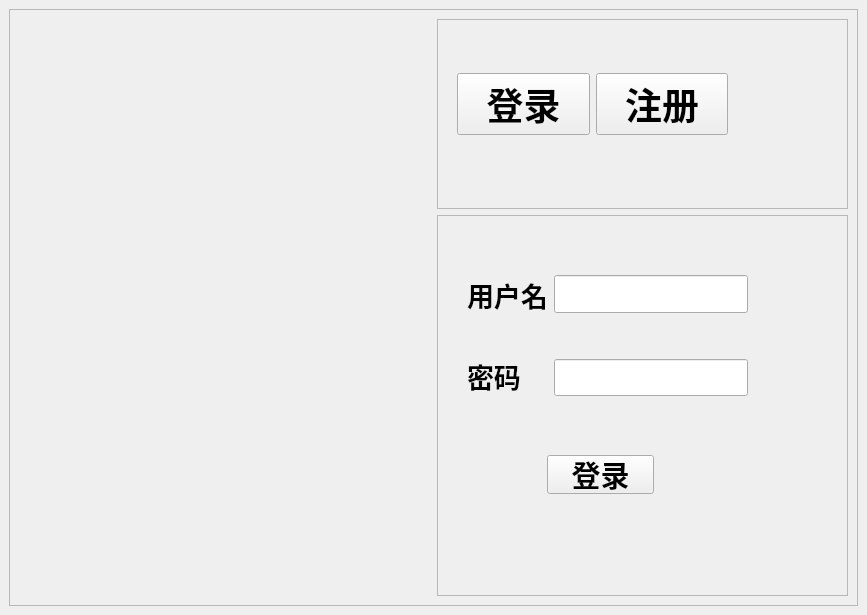
<?xml version="1.0" encoding="UTF-8"?>
<ui version="4.0">
 <class>MainWindow</class>
 <widget class="QMainWindow" name="MainWindow">
  <property name="geometry">
   <rect>
    <x>0</x>
    <y>0</y>
    <width>867</width>
    <height>615</height>
   </rect>
  </property>
  <property name="windowTitle">
   <string>MainWindow</string>
  </property>
  <widget class="QWidget" name="widget">
   <layout class="QHBoxLayout" name="horizontalLayout_7">
    <item>
     <widget class="QFrame" name="frame">
      <property name="frameShape">
       <enum>QFrame::Shape::StyledPanel</enum>
      </property>
      <property name="frameShadow">
       <enum>QFrame::Shadow::Raised</enum>
      </property>
      <layout class="QHBoxLayout" name="horizontalLayout_6">
       <item>
        <widget class="QWidget" name="widget_2" native="true">
         <property name="styleSheet">
          <string notr="true">border-image: url(:/image/resource/img.png);</string>
         </property>
        </widget>
       </item>
       <item>
        <layout class="QVBoxLayout" name="verticalLayout">
         <item>
          <widget class="QFrame" name="frame_3">
           <property name="sizePolicy">
            <sizepolicy hsizetype="Preferred" vsizetype="Preferred">
             <horstretch>0</horstretch>
             <verstretch>1</verstretch>
            </sizepolicy>
           </property>
           <property name="frameShape">
            <enum>QFrame::Shape::StyledPanel</enum>
           </property>
           <property name="frameShadow">
            <enum>QFrame::Shadow::Raised</enum>
           </property>
           <widget class="QWidget" name="layoutWidget1">
            <property name="geometry">
             <rect>
              <x>20</x>
              <y>30</y>
              <width>271</width>
              <height>111</height>
             </rect>
            </property>
            <layout class="QHBoxLayout" name="horizontalLayout">
             <item>
              <widget class="QPushButton" name="login_0">
               <property name="sizePolicy">
                <sizepolicy hsizetype="Minimum" vsizetype="Fixed">
                 <horstretch>0</horstretch>
                 <verstretch>0</verstretch>
                </sizepolicy>
               </property>
               <property name="font">
                <font>
                 <family>等线</family>
                 <pointsize>28</pointsize>
                 <bold>true</bold>
                </font>
               </property>
               <property name="text">
                <string>登录</string>
               </property>
              </widget>
             </item>
             <item>
              <widget class="QPushButton" name="register_0">
               <property name="font">
                <font>
                 <family>等线</family>
                 <pointsize>28</pointsize>
                 <bold>true</bold>
                </font>
               </property>
               <property name="text">
                <string>注册</string>
               </property>
              </widget>
             </item>
            </layout>
           </widget>
          </widget>
         </item>
         <item>
          <widget class="QFrame" name="frame_4">
           <property name="sizePolicy">
            <sizepolicy hsizetype="Preferred" vsizetype="Minimum">
             <horstretch>0</horstretch>
             <verstretch>2</verstretch>
            </sizepolicy>
           </property>
           <property name="frameShape">
            <enum>QFrame::Shape::StyledPanel</enum>
           </property>
           <property name="frameShadow">
            <enum>QFrame::Shadow::Raised</enum>
           </property>
           <widget class="QWidget" name="horizontalLayoutWidget">
            <property name="geometry">
             <rect>
              <x>10</x>
              <y>20</y>
              <width>301</width>
              <height>301</height>
             </rect>
            </property>
            <layout class="QHBoxLayout" name="horizontalLayout_2">
             <item>
              <widget class="QStackedWidget" name="stackedWidget">
               <property name="currentIndex">
                <number>0</number>
               </property>
               <widget class="QWidget" name="page">
                <widget class="QPushButton" name="login_1">
                 <property name="geometry">
                  <rect>
                   <x>100</x>
                   <y>220</y>
                   <width>107</width>
                   <height>39</height>
                  </rect>
                 </property>
                 <property name="font">
                  <font>
                   <family>等线</family>
                   <pointsize>22</pointsize>
                   <bold>true</bold>
                  </font>
                 </property>
                 <property name="text">
                  <string>登录</string>
                 </property>
                </widget>
                <widget class="QWidget" name="layoutWidget2">
                 <property name="geometry">
                  <rect>
                   <x>20</x>
                   <y>40</y>
                   <width>281</width>
                   <height>121</height>
                  </rect>
                 </property>
                 <layout class="QHBoxLayout" name="horizontalLayout_4">
                  <item>
                   <layout class="QVBoxLayout" name="verticalLayout_4">
                    <item>
                     <widget class="QLabel" name="label_5">
                      <property name="sizePolicy">
                       <sizepolicy hsizetype="Preferred" vsizetype="Fixed">
                        <horstretch>0</horstretch>
                        <verstretch>0</verstretch>
                       </sizepolicy>
                      </property>
                      <property name="font">
                       <font>
                        <family>等线</family>
                        <pointsize>20</pointsize>
                        <bold>true</bold>
                       </font>
                      </property>
                      <property name="text">
                       <string>用户名</string>
                      </property>
                     </widget>
                    </item>
                    <item>
                     <spacer name="verticalSpacer_6">
                      <property name="orientation">
                       <enum>Qt::Orientation::Vertical</enum>
                      </property>
                      <property name="sizeHint" stdset="0">
                       <size>
                        <width>20</width>
                        <height>40</height>
                       </size>
                      </property>
                     </spacer>
                    </item>
                    <item>
                     <widget class="QLabel" name="label_7">
                      <property name="sizePolicy">
                       <sizepolicy hsizetype="Preferred" vsizetype="Fixed">
                        <horstretch>0</horstretch>
                        <verstretch>0</verstretch>
                       </sizepolicy>
                      </property>
                      <property name="font">
                       <font>
                        <family>等线</family>
                        <pointsize>20</pointsize>
                        <bold>true</bold>
                       </font>
                      </property>
                      <property name="text">
                       <string>密码</string>
                      </property>
                     </widget>
                    </item>
                   </layout>
                  </item>
                  <item>
                   <layout class="QVBoxLayout" name="verticalLayout_5">
                    <item>
                     <widget class="QLineEdit" name="lineEdit_6">
                      <property name="sizePolicy">
                       <sizepolicy hsizetype="Minimum" vsizetype="Expanding">
                        <horstretch>0</horstretch>
                        <verstretch>0</verstretch>
                       </sizepolicy>
                      </property>
                     </widget>
                    </item>
                    <item>
                     <spacer name="verticalSpacer">
                      <property name="orientation">
                       <enum>Qt::Orientation::Vertical</enum>
                      </property>
                      <property name="sizeHint" stdset="0">
                       <size>
                        <width>20</width>
                        <height>40</height>
                       </size>
                      </property>
                     </spacer>
                    </item>
                    <item>
                     <widget class="QLineEdit" name="lineEdit_7">
                      <property name="sizePolicy">
                       <sizepolicy hsizetype="Expanding" vsizetype="Expanding">
                        <horstretch>0</horstretch>
                        <verstretch>0</verstretch>
                       </sizepolicy>
                      </property>
                     </widget>
                    </item>
                   </layout>
                  </item>
                 </layout>
                </widget>
               </widget>
               <widget class="QWidget" name="page_2">
                <widget class="QWidget" name="layoutWidget3">
                 <property name="geometry">
                  <rect>
                   <x>20</x>
                   <y>20</y>
                   <width>271</width>
                   <height>191</height>
                  </rect>
                 </property>
                 <layout class="QHBoxLayout" name="horizontalLayout_3">
                  <item>
                   <layout class="QVBoxLayout" name="verticalLayout_2">
                    <item>
                     <widget class="QLabel" name="label_3">
                      <property name="font">
                       <font>
                        <family>等线</family>
                        <pointsize>20</pointsize>
                        <bold>true</bold>
                       </font>
                      </property>
                      <property name="text">
                       <string>用户名</string>
                      </property>
                     </widget>
                    </item>
                    <item>
                     <spacer name="verticalSpacer_5">
                      <property name="orientation">
                       <enum>Qt::Orientation::Vertical</enum>
                      </property>
                      <property name="sizeHint" stdset="0">
                       <size>
                        <width>20</width>
                        <height>40</height>
                       </size>
                      </property>
                     </spacer>
                    </item>
                    <item>
                     <widget class="QLabel" name="label_4">
                      <property name="font">
                       <font>
                        <family>等线</family>
                        <pointsize>20</pointsize>
                        <bold>true</bold>
                       </font>
                      </property>
                      <property name="text">
                       <string>密码</string>
                      </property>
                     </widget>
                    </item>
                    <item>
                     <spacer name="verticalSpacer_4">
                      <property name="orientation">
                       <enum>Qt::Orientation::Vertical</enum>
                      </property>
                      <property name="sizeHint" stdset="0">
                       <size>
                        <width>20</width>
                        <height>40</height>
                       </size>
                      </property>
                     </spacer>
                    </item>
                    <item>
                     <widget class="QLabel" name="label_6">
                      <property name="font">
                       <font>
                        <family>等线</family>
                        <pointsize>20</pointsize>
                        <bold>true</bold>
                       </font>
                      </property>
                      <property name="text">
                       <string>再次输入</string>
                      </property>
                     </widget>
                    </item>
                   </layout>
                  </item>
                  <item>
                   <layout class="QVBoxLayout" name="verticalLayout_3" stretch="1,0,1,0,1">
                    <item>
                     <widget class="QLineEdit" name="lineEdit_3">
                      <property name="sizePolicy">
                       <sizepolicy hsizetype="Expanding" vsizetype="Minimum">
                        <horstretch>0</horstretch>
                        <verstretch>0</verstretch>
                       </sizepolicy>
                      </property>
                     </widget>
                    </item>
                    <item>
                     <spacer name="verticalSpacer_3">
                      <property name="orientation">
                       <enum>Qt::Orientation::Vertical</enum>
                      </property>
                      <property name="sizeHint" stdset="0">
                       <size>
                        <width>20</width>
                        <height>40</height>
                       </size>
                      </property>
                     </spacer>
                    </item>
                    <item>
                     <widget class="QLineEdit" name="lineEdit_4">
                      <property name="sizePolicy">
                       <sizepolicy hsizetype="Expanding" vsizetype="Minimum">
                        <horstretch>0</horstretch>
                        <verstretch>0</verstretch>
                       </sizepolicy>
                      </property>
                     </widget>
                    </item>
                    <item>
                     <spacer name="verticalSpacer_2">
                      <property name="orientation">
                       <enum>Qt::Orientation::Vertical</enum>
                      </property>
                      <property name="sizeHint" stdset="0">
                       <size>
                        <width>20</width>
                        <height>40</height>
                       </size>
                      </property>
                     </spacer>
                    </item>
                    <item>
                     <widget class="QLineEdit" name="lineEdit_5">
                      <property name="sizePolicy">
                       <sizepolicy hsizetype="Expanding" vsizetype="Minimum">
                        <horstretch>0</horstretch>
                        <verstretch>0</verstretch>
                       </sizepolicy>
                      </property>
                     </widget>
                    </item>
                   </layout>
                  </item>
                 </layout>
                </widget>
                <widget class="QWidget" name="layoutWidget">
                 <property name="geometry">
                  <rect>
                   <x>40</x>
                   <y>240</y>
                   <width>221</width>
                   <height>41</height>
                  </rect>
                 </property>
                 <layout class="QHBoxLayout" name="horizontalLayout_5">
                  <item>
                   <widget class="QPushButton" name="register_1">
                    <property name="font">
                     <font>
                      <family>等线</family>
                      <pointsize>22</pointsize>
                      <bold>true</bold>
                     </font>
                    </property>
                    <property name="text">
                     <string>注册</string>
                    </property>
                   </widget>
                  </item>
                  <item>
                   <widget class="QPushButton" name="cancel_1">
                    <property name="font">
                     <font>
                      <family>等线</family>
                      <pointsize>22</pointsize>
                      <bold>true</bold>
                     </font>
                    </property>
                    <property name="text">
                     <string>取消</string>
                    </property>
                   </widget>
                  </item>
                 </layout>
                </widget>
               </widget>
              </widget>
             </item>
            </layout>
           </widget>
          </widget>
         </item>
        </layout>
       </item>
      </layout>
     </widget>
    </item>
   </layout>
  </widget>
 </widget>
 <resources>
  <include location="resources.qrc"/>
 </resources>
 <connections/>
</ui>
